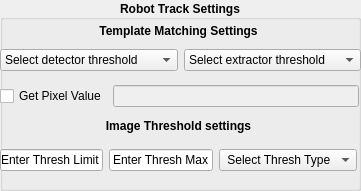
     <widget class="QGroupBox" name="tracksett_gb">
      <property name="geometry">
       <rect>
        <x>10</x>
        <y>480</y>
        <width>361</width>
        <height>191</height>
       </rect>
      </property>
      <property name="font">
       <font>
        <weight>75</weight>
        <bold>true</bold>
       </font>
      </property>
      <property name="title">
       <string>Robot Track Settings</string>
      </property>
      <property name="alignment">
       <set>Qt::AlignCenter</set>
      </property>
      <widget class="QLabel" name="label_4">
       <property name="geometry">
        <rect>
         <x>0</x>
         <y>15</y>
         <width>357</width>
         <height>31</height>
        </rect>
       </property>
       <property name="font">
        <font>
         <weight>75</weight>
         <bold>true</bold>
        </font>
       </property>
       <property name="text">
        <string>Template Matching Settings</string>
       </property>
       <property name="alignment">
        <set>Qt::AlignCenter</set>
       </property>
      </widget>
      <widget class="QWidget" name="layoutWidget">
       <property name="geometry">
        <rect>
         <x>0</x>
         <y>40</y>
         <width>361</width>
         <height>41</height>
        </rect>
       </property>
       <property name="font">
        <font>
         <weight>50</weight>
         <bold>false</bold>
        </font>
       </property>
       <layout class="QHBoxLayout" name="horizontalLayout_3">
        <property name="sizeConstraint">
         <enum>QLayout::SetNoConstraint</enum>
        </property>
        <item>
         <widget class="QComboBox" name="featthresh_dd">
          <item>
           <property name="text">
            <string>Select detector threshold</string>
           </property>
          </item>
         </widget>
        </item>
        <item>
         <widget class="QComboBox" name="extractthresh_dd">
          <property name="font">
           <font>
            <weight>50</weight>
            <bold>false</bold>
           </font>
          </property>
          <item>
           <property name="text">
            <string>Select extractor threshold</string>
           </property>
          </item>
         </widget>
        </item>
       </layout>
      </widget>
      <widget class="QWidget" name="layoutWidget">
       <property name="geometry">
        <rect>
         <x>0</x>
         <y>80</y>
         <width>359</width>
         <height>32</height>
        </rect>
       </property>
       <layout class="QHBoxLayout" name="horizontalLayout_2">
        <item>
         <widget class="QCheckBox" name="pixelval_cb">
          <property name="font">
           <font>
            <weight>50</weight>
            <bold>false</bold>
           </font>
          </property>
          <property name="text">
           <string>Get Pixel Value</string>
          </property>
         </widget>
        </item>
        <item>
         <widget class="QLineEdit" name="pixelvalue">
          <property name="enabled">
           <bool>false</bool>
          </property>
          <property name="font">
           <font>
            <weight>50</weight>
            <bold>false</bold>
           </font>
          </property>
         </widget>
        </item>
       </layout>
      </widget>
      <widget class="QLabel" name="label_5">
       <property name="geometry">
        <rect>
         <x>0</x>
         <y>110</y>
         <width>357</width>
         <height>31</height>
        </rect>
       </property>
       <property name="text">
        <string>Image Threshold settings</string>
       </property>
       <property name="alignment">
        <set>Qt::AlignCenter</set>
       </property>
      </widget>
      <widget class="QWidget" name="layoutWidget">
       <property name="geometry">
        <rect>
         <x>0</x>
         <y>140</y>
         <width>357</width>
         <height>41</height>
        </rect>
       </property>
       <layout class="QHBoxLayout" name="horizontalLayout_4">
        <item>
         <widget class="QLineEdit" name="threshlimit_le">
          <property name="font">
           <font>
            <weight>50</weight>
            <bold>false</bold>
           </font>
          </property>
          <property name="text">
           <string>Enter Thresh Limit</string>
          </property>
          <property name="alignment">
           <set>Qt::AlignCenter</set>
          </property>
         </widget>
        </item>
        <item>
         <widget class="QLineEdit" name="threshmax_le">
          <property name="font">
           <font>
            <weight>50</weight>
            <bold>false</bold>
           </font>
          </property>
          <property name="text">
           <string>Enter Thresh Max</string>
          </property>
          <property name="alignment">
           <set>Qt::AlignCenter</set>
          </property>
         </widget>
        </item>
        <item>
         <widget class="QComboBox" name="threshtype_dd">
          <property name="font">
           <font>
            <weight>50</weight>
            <bold>false</bold>
           </font>
          </property>
          <item>
           <property name="text">
            <string> Select Thresh Type</string>
           </property>
          </item>
         </widget>
        </item>
       </layout>
      </widget>
     </widget>
